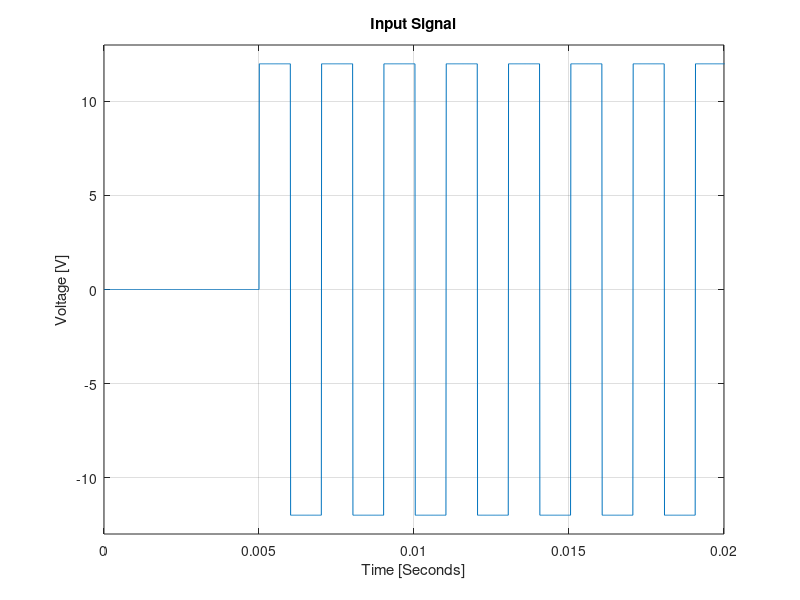
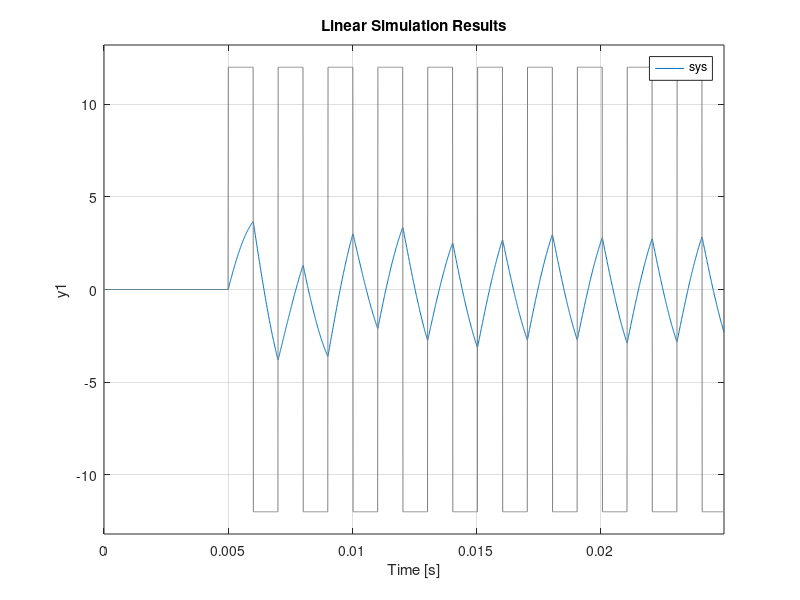

These figures' MATLAB source, in order: (Note: this script raises an error after producing the figures.)
clc; clear all;
close all;

R= 220;
L= 500e-3;
C= 2.2e-6;
    
A= [-R/L -1/L; 1/C 0];
B= [1/L; 0];
c= [R 0];
D= 0;

% Function state space model
sys= ss(A, B, c, D);

%%%%%% Input signal %%%%%%%%%%%%%%%%%%%%%%%%%%%%

% Parameters %%%
% Steps.
h= 1e-5;
% Time vector
t= 0: h: 2.499999e-2;
% Amplitude vector.
u= zeros(size(t));
var= 0;
% Init time.
tinit= 5e-3;
T= 1e-3;

for i=1:length(t)
    if t(i)<= tinit
        u(i)= 0;
    elseif t(i)> tinit && var<= (T/h)
        u(i)= 12;
        var= var+1;
    elseif t(i)> tinit && var> (T/h)
        u(i)= -12;
        var= var+1;
    end

    if var> (2*(T/h))
        var= 0;
    end
end

figure(1);
plot(t, u);
grid on;
xlim([0, 0.02]);
ylim([-13, 13]);
xlabel('Time [Seconds]');
ylabel('Voltage [V]');
title('Input Signal');


%%%% State-Space Model Simulation %%%%%%%%%%%%%%%%%
figure(2);
lsim(sys, u, t);
z= lsim(sys, u, t);
%size(z)
%size(t')
data= [t', z];
grid on;

%%%%% Generate .csv file %%%%%%%%%%%%%%%%%%%%
%csvwrite('simulation1.csv', data);
filename= 'Data Generated/simulation1.csv';


headers= {'Time [Seconds]', 'Amplitude [V]'};
fi= fopen(filename, 'w');
fprintf(fi, '%s,%s\n', headers{:});
fclose(fi);
writematrix(data, filename, 'WriteMode', 'append');